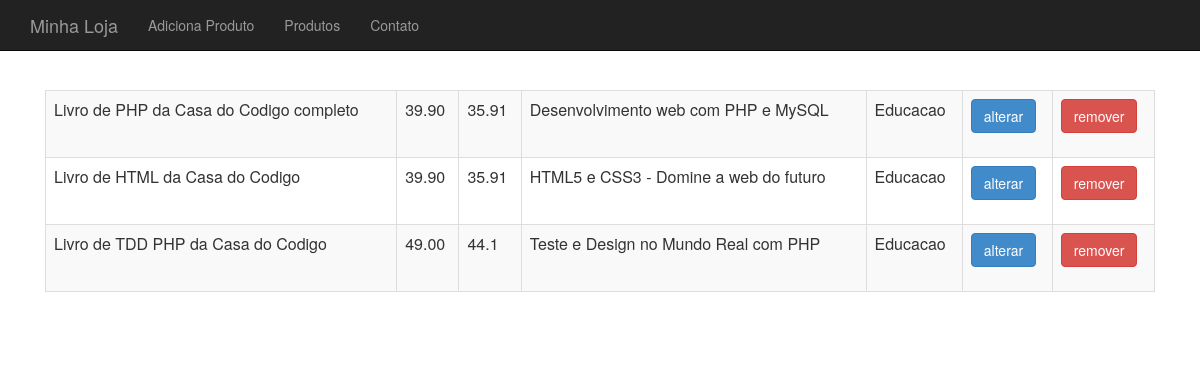
The page /loja/produto-lista.php on the database its author committed.
### tables this page shows
CREATE TABLE IF NOT EXISTS `produtos` (
`id` int(11) NOT NULL,
  `nome` varchar(255) DEFAULT NULL,
  `preco` decimal(10,2) DEFAULT NULL,
  `descricao` text NOT NULL,
  `usado` tinyint(1) NOT NULL,
  `categoria_id` int(11) DEFAULT NULL
);

CREATE TABLE IF NOT EXISTS `categorias` (
`id` int(11) NOT NULL,
  `nome` varchar(255) DEFAULT NULL
);

### loja/banco-produto.php (called while the page is built, shortened)
<?php
require_once("class/Produto.php");
require_once("class/Categoria.php");
function listaProdutos($conexao) {
	$produtos = array();
	$resultado = mysqli_query($conexao, "select p.*,c.nome as categoria_nome
		from produtos as p join categorias as c on c.id=p.categoria_id");
	while($produto_array = mysqli_fetch_assoc($resultado)) {
		$categoria = new Categoria();
		$categoria->setNome($produto_array['categoria_nome']);
		$nome = $produto_array['nome'];
		$descricao = $produto_array['descricao'];
		$preco = $produto_array['preco'];
		$usado = $produto_array['usado'];
		$produto = new Produto($nome, $preco, $descricao, $categoria, $usado);
		$produto->setId($produto_array['id']);
		array_push($produtos, $produto);
	}
	return $produtos;
}

### loja/class/Produto.php (called while the page is built, shortened)
<?php
class Produto {
	private $id;
	private $nome;
	private $preco;
	private $descricao;
	private $categoria;
	function __construct($nome, $preco, $descricao, Categoria $categoria, $usado) {
		$this->nome = $nome;
		$this->preco = $preco;
		$this->descricao = $descricao;
		$this->categoria = $categoria;
	}
	public function getId() {
		return $this->id;
	}
	public function setId($id) {
		$this->id = $id;
	}
	public function getNome() {
		return $this->nome;
	}
	public function getPreco() {
		return $this->preco;
	}
	public function getDescricao() {
		return $this->descricao;
	}
	public function getCategoria() {
		return $this->categoria;
	}
	public function precoComDesconto($valor = 0.1) {
		if ($valor > 0 && $valor <= 0.5) {
			$this->preco -= $this->preco * $valor;
		}
		return $this->preco;
	}
}
?>

### loja/class/Categoria.php (called while the page is built, shortened)
<?php
class Categoria {
	private $nome;
	public function getNome() {
		return $this->nome;
	}
	public function setNome($nome) {
		$this->nome = $nome;
	}
}
?>

### loja/produto-lista.php (the view, shortened to what this page needs)
<?php
require_once("cabecalho.php");
require_once("banco-produto.php");
?>
<table class="table table-striped table-bordered">
	<?php
	$produtos = listaProdutos($conexao);
	foreach($produtos as $produto) :
	?>
		<tr>
			<td><?= $produto->getNome() ?></td>
			<td><?= $produto->getPreco() ?></td>
			<td><?= $produto->precoComDesconto(0.1) ?></td>
			<td><?= substr($produto->getDescricao(), 0, 40) ?></td>
			<td><?= $produto->getCategoria()->getNome() ?></td>
			<td>
				<a class="btn btn-primary"
					href="produto-altera-formulario.php?id=<?=$produto->getId()?>">
					alterar
				</a>
			</td>
			<td>
				<form action="remove-produto.php" method="post">
					<button class="btn btn-danger">remover</button>
				</form>
			</td>
		</tr>
	<?php
	endforeach
	?>
</table>
<?php include("rodape.php"); ?>

### loja/cabecalho.php (shortened to what this page needs)
<html>
<head>
	<link href="css/bootstrap.css" rel="stylesheet">
	<link href="css/loja.css" rel="stylesheet">
</head>
<body>
	<div class="navbar navbar-inverse navbar-fixed-top">
		<div class="container">
			<div class="navbar-header">
				<a class="navbar-brand" href="index.php">Minha Loja</a>
			</div>
			<div>
				<ul class="nav navbar-nav">
					<li><a href="produto-formulario.php">Adiciona Produto</a></li>
					<li><a href="produto-lista.php">Produtos</a></li>
					<li><a href="contato.php">Contato</a></li>
				</ul>
			</div>
		</div>
	</div>
	<div class="container">
		<div class="principal">

### loja/rodape.php
		</div>
	</div>
</body>
</html>

### loja/css/loja.css (style rules this page uses)
body { padding-top: 50px; }
.principal { padding: 40px 15px; text-align: center; }

### rows shown on the page
produtos: nome "Livro de PHP da Casa do Codigo completo", preco "39.90", precoComDesconto "35.91", descricao "Desenvolvimento web com PHP e MySQL", categoria.nome "Educacao"
produtos: nome "Livro de HTML da Casa do Codigo", preco "39.90", precoComDesconto "35.91", descricao "HTML5 e CSS3 - Domine a web do futuro", categoria.nome "Educacao"
produtos: nome "Livro de TDD PHP da Casa do Codigo", preco "49.00", precoComDesconto "44.1", descricao "Teste e Design no Mundo Real com PHP", categoria.nome "Educacao"
